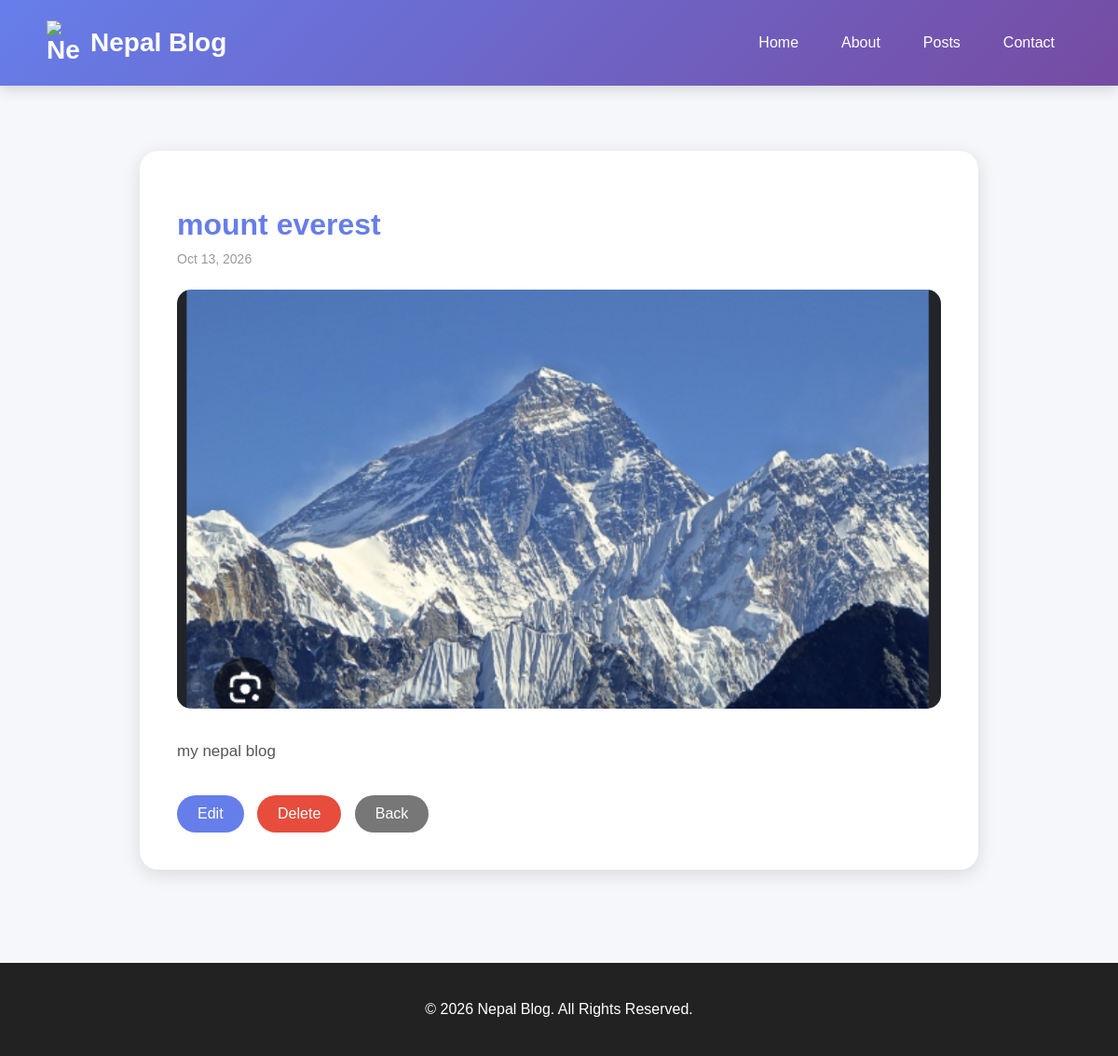
Screenshot of /posts/6/ with the database file from the repository.
### blog/models.py (models this page shows, shortened)
class Post(models.Model):
    title = models.CharField(max_length=200)
    slug = models.SlugField(unique=True, blank=True, null=True)
    content = models.TextField()
    author = models.ForeignKey(
        settings.AUTH_USER_MODEL,
        on_delete=models.CASCADE,
        null=True,
        blank=True,
    )
    cover_image = models.ImageField(
        upload_to="posts/",
        blank=True,
        null=True
    )
    created_at = models.DateTimeField(auto_now_add=True)
    updated_at = models.DateTimeField(auto_now=True)

### blog/views.py (the view)
# urls.py: path("posts/<int:pk>/", views.post_detail, name="post_detail"),
def post_detail(request, pk):
    post = get_object_or_404(Post, pk=pk)
    return render(request, "blog/post_detail.html", {"post": post})

### blog/templates/blog/post_detail.html (shortened to what this page needs)
{% extends "blog/base.html" %}
{% block content %}
<div class="detail">
    <h1>
        {{ post.title }}
    </h1>
    <div class="date">
        {{ post.created_at|date:"M d, Y" }}
    </div>
    {% if post.cover_image %}
        <img
            src="{{ post.cover_image.url }}"
            alt="{{ post.title }}"
            class="cover"
        >
    {% endif %}
    <div class="content">
        {{ post.content|linebreaks }}
    </div>
    <a
        href="{% url 'post_edit' post.pk %}"
        class="button edit"
    >
        Edit
    </a>
    <a
        href="{% url 'post_delete' post.pk %}"
        class="button delete"
    >
        Delete
    </a>
    <a
        href="{% url 'post_list' %}"
        class="button back"
    >
        Back
    </a>
</div>
{% endblock %}

### blog/templates/blog/base.html (style rules this page uses)
* { box-sizing: border-box; }
body { margin: 0; font-family: Arial, sans-serif; background: #f5f7fb; color: #333; }

### blog/templates/blog/post_detail.html (style rules this page uses)
.detail { max-width: 900px; margin: 50px auto; background: white; padding: 40px; border-radius: 20px; box-shadow: 0 5px 20px rgba(0,0,0,0.12); }
.detail h1 { color: #667eea; margin-bottom: 10px; }
.date { color: #999; font-size: 14px; margin-bottom: 25px; }
.cover { width: 100%; max-height: 450px; object-fit: cover; border-radius: 15px; margin-bottom: 30px; display: block; }
.content { color: #555; line-height: 1.9; font-size: 17px; margin-bottom: 30px; }
.button { display: inline-block; padding: 11px 22px; margin-right: 10px; border-radius: 25px; text-decoration: none; color: white; }
.edit { background: #667eea; }
.delete { background: #e74c3c; }
.back { background: #777; }

### rows the page displays
Post: title "mount everest", created_at "Oct 13, 2026", cover_image (picture), content "my nepal blog"
